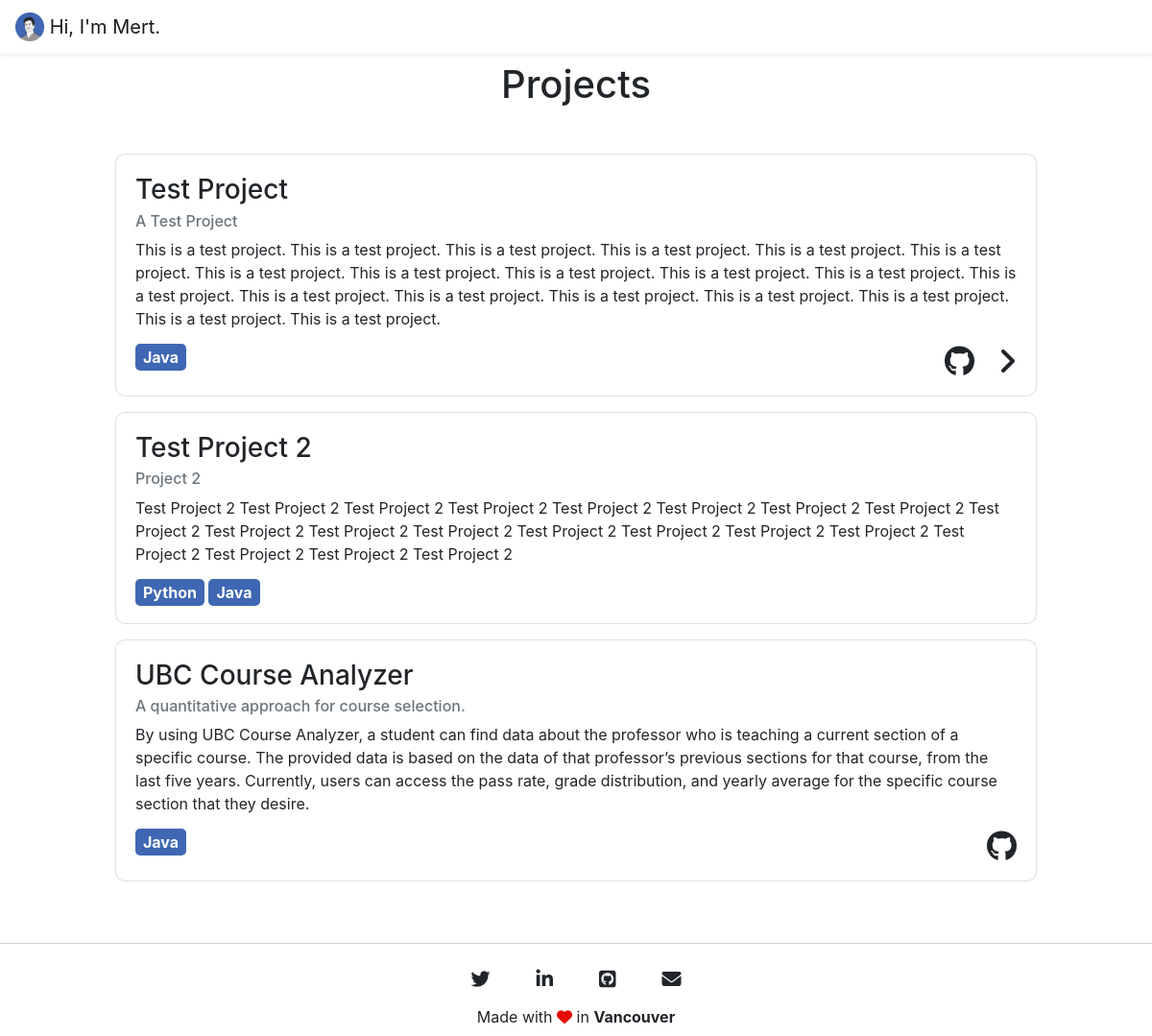
/projects/, run on the app's committed database.
### portfolio/models.py (models this page shows, shortened)
class Project(models.Model):
    title = models.CharField(max_length=100)
    sub_title = models.CharField(max_length=100)
    description = models.TextField()
    is_on_github = models.BooleanField()
    github_link = models.URLField(blank=True, null=True)
    is_on_blog = models.BooleanField()
    blog_link = models.URLField(blank=True, null=True)
    used_technologies = models.ManyToManyField(Technology)

class Technology(models.Model):
    title = models.CharField(max_length=50)

### portfolio/views.py (the view)
# urls.py: path('projects/', views.ProjectList.as_view()),
class ProjectList(generic.ListView):
    queryset = Project.objects.order_by('id')
    template_name = 'projects.html'

### portfolio/templates/projects.html
{% extends 'base.html' %}
{% block content %}
    <h1 class="mt-2 text-center">Projects</h1>
    <div class="mt-5 container" id="portfolio-container">
        <div class="mt-3 row">
            {% for project in project_list %}
            <div class="card mb-3 mx-auto" style="width: 60rem; border-radius: 10px;">
                <div class="card-body">
                    <h3 class="card-title">{{project.title}}</h3>
                    <h6 class="card-subtitle mb-2 text-muted">{{project.sub_title}}</h6>
                    <p class="card-text">{{project.description}}</p>
                    <div class="row">
                        <div class="col-sm-6">
                            {% for technology in project.used_technologies.all %}
                            <b class="px-2 py-1"
                                style="color: white; background-color: #3f67b3; border-radius: 5px;">{{technology.title}}</b>
                            {% endfor %}
                        </div>
                        <div class="col-sm-6 ">
                            {% if project.is_on_blog %}
                            <a href={{project.blog_link}} style="color:inherit;"><i class="ml-4 float-right fas fa-angle-right fa-2x"></i></a>
                            {% endif %}
                            {% if project.is_on_github %}
                            <a href={{project.github_link}} style="color:inherit;"><i class="float-right fab fa-github fa-2x"></i></a>
                            {% endif %}
                        </div>
                    </div>
                </div>
            </div>
            {% endfor %}
        </div>
    </div>
{% endblock %}

### data on the page
Project: title "Test Project", sub_title "A Test Project", description "This is a test project. This is a test project. This is a test project. This is a test project. This is a test project. This is a test project. This is a test project. This is a test project. This is a test project. This is a test project. This is a test project. This is a test project. This is a test project. This is a test project. This is a test project. This is a test project. This is a test project. This is a test project. This is a test project."
Technology: title "Java"
Project: title "Test Project 2", sub_title "Project 2", description "Test Project 2 Test Project 2 Test Project 2 Test Project 2 Test Project 2 Test Project 2 Test Project 2 Test Project 2 Test Project 2 Test Project 2 Test Project 2 Test Project 2 Test Project 2 Test Project 2 Test Project 2 Test Project 2 Test Project 2 Test Project 2 Test Project 2 Test Project 2"
Technology: title "Python"
Project: title "UBC Course Analyzer", sub_title "A quantitative approach for course selection.", description "By using UBC Course Analyzer, a student can find data about the professor who is teaching a current section of a specific course. The provided data is based on the data of that professor’s previous sections for that course, from the last five years. Currently, users can access the pass rate, grade distribution, and yearly average for the specific course section that they desire."
